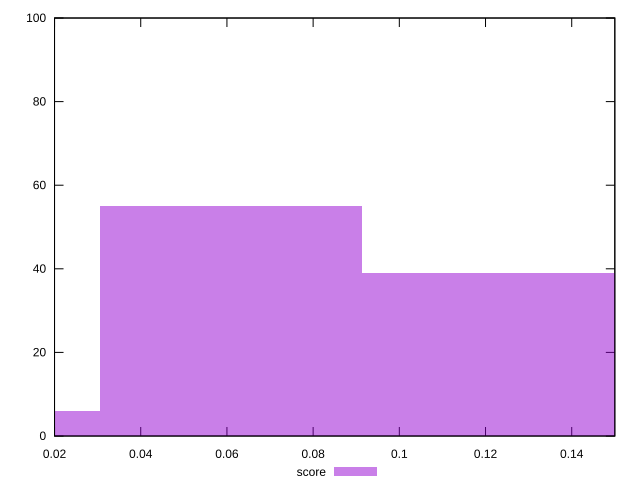

Here is the gnuplot script that generated this plot:
reset

$score <<EOF
0 6
0.060933207385057954 55
0.12186641477011591 39
EOF

set key outside below
set boxwidth 0.060933207385057954
set xrange [0.02:0.15]
set yrange [0:100]
set trange [0:100]
set style fill transparent solid 0.5 noborder
set terminal svg size 640, 490 enhanced background rgb 'white'
set output "report_00025_2021-02-22T21:38:55.199Z/max-potential-fid/samples/pages/score/histogram.svg"

plot $score title "score" with boxes

reset
